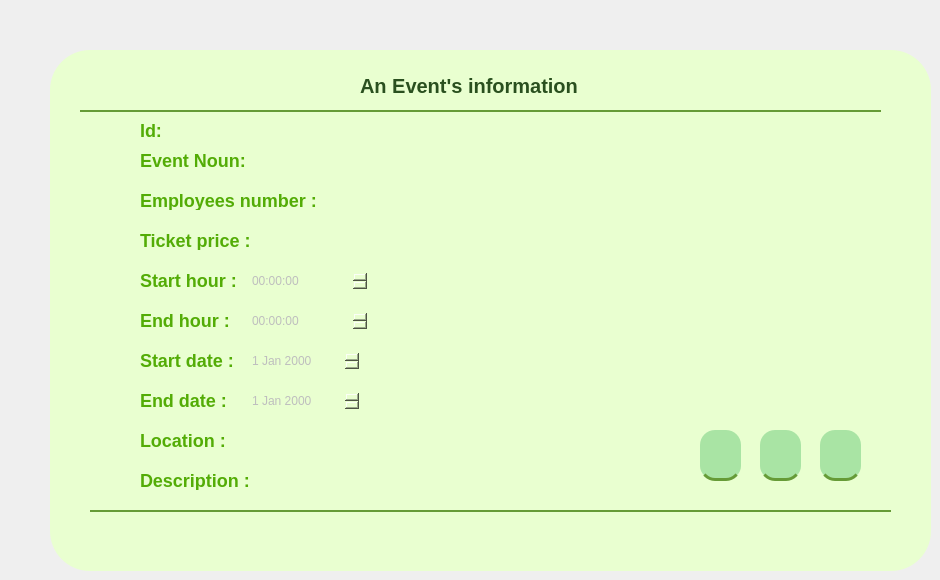
        <widget class="QWidget" name="page_3">
         <widget class="QWidget" name="widget_24" native="true">
          <property name="geometry">
           <rect>
            <x>50</x>
            <y>50</y>
            <width>881</width>
            <height>521</height>
           </rect>
          </property>
          <property name="styleSheet">
           <string notr="true">QWidget
{background-color:#E9FFD0;
border-radius: 40px;}</string>
          </property>
          <widget class="Line" name="t1">
           <property name="geometry">
            <rect>
             <x>30</x>
             <y>60</y>
             <width>801</width>
             <height>2</height>
            </rect>
           </property>
           <property name="styleSheet">
            <string notr="true">background-color:#669B37;
border-width: 1px;
border: 2px solid #669B37;
</string>
           </property>
           <property name="orientation">
            <enum>Qt::Horizontal</enum>
           </property>
          </widget>
          <widget class="Line" name="t2">
           <property name="geometry">
            <rect>
             <x>40</x>
             <y>460</y>
             <width>801</width>
             <height>2</height>
            </rect>
           </property>
           <property name="styleSheet">
            <string notr="true">background-color:#669B37;
border-width: 1px;
border: 2px solid #669B37;
</string>
           </property>
           <property name="orientation">
            <enum>Qt::Horizontal</enum>
           </property>
          </widget>
          <widget class="QPushButton" name="supprimer_event">
           <property name="geometry">
            <rect>
             <x>770</x>
             <y>380</y>
             <width>41</width>
             <height>51</height>
            </rect>
           </property>
           <property name="styleSheet">
            <string notr="true">QPushButton{/* Rectangle 9 */

position: absolute;
width: 1200px;
height: 649px;

background: #A9E4A4;
border: none;

/* Events */

position: absolute;
width: 63px;
height: 32px;

font-family: 'Athiti';
font-style: normal;
font-weight: 700;
font-size: 20px;
line-height: 32px;
/* identical to box height */
text-align: center;

color: #2A501F;
border-radius:15px;
border-bottom:3px solid #669B37;
}

QPushButton:hover{
position: absolute;
width: 185px;
height: 56px;

background: #8BD086;
box-shadow: 0px 4px 4px rgba(0, 0, 0, 0.25);
}</string>
           </property>
           <property name="text">
            <string/>
           </property>
           <property name="icon">
            <iconset resource="resources.qrc">
             <normaloff>:/images/images/delete.png</normaloff>:/images/images/delete.png</iconset>
           </property>
           <property name="iconSize">
            <size>
             <width>30</width>
             <height>30</height>
            </size>
           </property>
          </widget>
          <widget class="QPushButton" name="pdfevent">
           <property name="geometry">
            <rect>
             <x>710</x>
             <y>380</y>
             <width>41</width>
             <height>51</height>
            </rect>
           </property>
           <property name="styleSheet">
            <string notr="true">QPushButton{/* Rectangle 9 */

position: absolute;
width: 1200px;
height: 649px;

background: #A9E4A4;
border: none;

/* Events */

position: absolute;
width: 63px;
height: 32px;

font-family: 'Athiti';
font-style: normal;
font-weight: 700;
font-size: 20px;
line-height: 32px;
/* identical to box height */
text-align: center;

color: #2A501F;
border-radius:15px;
border-bottom:3px solid #669B37;
}

QPushButton:hover{
position: absolute;
width: 185px;
height: 56px;

background: #8BD086;
box-shadow: 0px 4px 4px rgba(0, 0, 0, 0.25);
}</string>
           </property>
           <property name="text">
            <string/>
           </property>
           <property name="icon">
            <iconset resource="resources.qrc">
             <normaloff>:/images/images/pdf.png</normaloff>:/images/images/pdf.png</iconset>
           </property>
           <property name="iconSize">
            <size>
             <width>30</width>
             <height>30</height>
            </size>
           </property>
          </widget>
          <widget class="QPushButton" name="updateEvent">
           <property name="geometry">
            <rect>
             <x>650</x>
             <y>380</y>
             <width>41</width>
             <height>51</height>
            </rect>
           </property>
           <property name="styleSheet">
            <string notr="true">QPushButton{/* Rectangle 9 */

position: absolute;
width: 1200px;
height: 649px;

background: #A9E4A4;
border: none;

/* Events */

position: absolute;
width: 63px;
height: 32px;

font-family: 'Athiti';
font-style: normal;
font-weight: 700;
font-size: 20px;
line-height: 32px;
/* identical to box height */
text-align: center;

color: #2A501F;
border-radius:15px;
border-bottom:3px solid #669B37;
}

QPushButton:hover{
position: absolute;
width: 185px;
height: 56px;

background: #8BD086;
box-shadow: 0px 4px 4px rgba(0, 0, 0, 0.25);
}</string>
           </property>
           <property name="text">
            <string/>
           </property>
           <property name="icon">
            <iconset resource="resources.qrc">
             <normaloff>:/images/images/modifier.png</normaloff>:/images/images/modifier.png</iconset>
           </property>
           <property name="iconSize">
            <size>
             <width>30</width>
             <height>30</height>
            </size>
           </property>
          </widget>
          <widget class="QLabel" name="titlr">
           <property name="geometry">
            <rect>
             <x>310</x>
             <y>20</y>
             <width>261</width>
             <height>31</height>
            </rect>
           </property>
           <property name="styleSheet">
            <string notr="true">color: #2A501F;
font-family: 'Athiti';
font-style: normal;
font-weight: 700;
font-size: 20px;
background-color: none;</string>
           </property>
           <property name="text">
            <string>An Event's information</string>
           </property>
          </widget>
          <widget class="QLabel" name="label_36">
           <property name="geometry">
            <rect>
             <x>90</x>
             <y>260</y>
             <width>111</width>
             <height>20</height>
            </rect>
           </property>
           <property name="styleSheet">
            <string notr="true">QLabel
{
color :#53AC06;
font-family: 'Athiti';
font-style: normal;
font-weight: 700;
font-size: 18px;
}</string>
           </property>
           <property name="text">
            <string>End hour :</string>
           </property>
          </widget>
          <widget class="QLabel" name="label_35">
           <property name="geometry">
            <rect>
             <x>90</x>
             <y>220</y>
             <width>111</width>
             <height>20</height>
            </rect>
           </property>
           <property name="styleSheet">
            <string notr="true">QLabel
{
color :#53AC06;
font-family: 'Athiti';
font-style: normal;
font-weight: 700;
font-size: 18px;
}</string>
           </property>
           <property name="text">
            <string>Start hour :</string>
           </property>
          </widget>
          <widget class="QLabel" name="label_32">
           <property name="geometry">
            <rect>
             <x>90</x>
             <y>100</y>
             <width>121</width>
             <height>20</height>
            </rect>
           </property>
           <property name="styleSheet">
            <string notr="true">QLabel
{
color :#53AC06;
font-family: 'Athiti';
font-style: normal;
font-weight: 700;
font-size: 18px;
}</string>
           </property>
           <property name="text">
            <string>Event Noun:</string>
           </property>
          </widget>
          <widget class="QLabel" name="label_33">
           <property name="geometry">
            <rect>
             <x>90</x>
             <y>140</y>
             <width>201</width>
             <height>20</height>
            </rect>
           </property>
           <property name="styleSheet">
            <string notr="true">QLabel
{
color :#53AC06;
font-family: 'Athiti';
font-style: normal;
font-weight: 700;
font-size: 18px;
}</string>
           </property>
           <property name="text">
            <string>Employees number :</string>
           </property>
          </widget>
          <widget class="QLabel" name="label_34">
           <property name="geometry">
            <rect>
             <x>90</x>
             <y>180</y>
             <width>131</width>
             <height>20</height>
            </rect>
           </property>
           <property name="styleSheet">
            <string notr="true">QLabel
{
color :#53AC06;
font-family: 'Athiti';
font-style: normal;
font-weight: 700;
font-size: 18px;
}</string>
           </property>
           <property name="text">
            <string>Ticket price :</string>
           </property>
          </widget>
          <widget class="QLineEdit" name="nount">
           <property name="enabled">
            <bool>false</bool>
           </property>
           <property name="geometry">
            <rect>
             <x>220</x>
             <y>100</y>
             <width>281</width>
             <height>22</height>
            </rect>
           </property>
          </widget>
          <widget class="QLineEdit" name="nbt">
           <property name="enabled">
            <bool>false</bool>
           </property>
           <property name="geometry">
            <rect>
             <x>300</x>
             <y>140</y>
             <width>281</width>
             <height>22</height>
            </rect>
           </property>
          </widget>
          <widget class="QLineEdit" name="pricet">
           <property name="enabled">
            <bool>false</bool>
           </property>
           <property name="geometry">
            <rect>
             <x>220</x>
             <y>180</y>
             <width>281</width>
             <height>22</height>
            </rect>
           </property>
          </widget>
          <widget class="QLabel" name="label_37">
           <property name="geometry">
            <rect>
             <x>90</x>
             <y>300</y>
             <width>111</width>
             <height>20</height>
            </rect>
           </property>
           <property name="styleSheet">
            <string notr="true">QLabel
{
color :#53AC06;
font-family: 'Athiti';
font-style: normal;
font-weight: 700;
font-size: 18px;
}</string>
           </property>
           <property name="text">
            <string>Start date :</string>
           </property>
          </widget>
          <widget class="QLabel" name="label_38">
           <property name="geometry">
            <rect>
             <x>90</x>
             <y>340</y>
             <width>111</width>
             <height>20</height>
            </rect>
           </property>
           <property name="styleSheet">
            <string notr="true">QLabel
{
color :#53AC06;
font-family: 'Athiti';
font-style: normal;
font-weight: 700;
font-size: 18px;
}</string>
           </property>
           <property name="text">
            <string>End date :</string>
           </property>
          </widget>
          <widget class="QLabel" name="label_39">
           <property name="geometry">
            <rect>
             <x>90</x>
             <y>380</y>
             <width>121</width>
             <height>20</height>
            </rect>
           </property>
           <property name="styleSheet">
            <string notr="true">QLabel
{
color :#53AC06;
font-family: 'Athiti';
font-style: normal;
font-weight: 700;
font-size: 18px;
}</string>
           </property>
           <property name="text">
            <string>Location :</string>
           </property>
          </widget>
          <widget class="QLineEdit" name="locationt">
           <property name="enabled">
            <bool>false</bool>
           </property>
           <property name="geometry">
            <rect>
             <x>200</x>
             <y>380</y>
             <width>281</width>
             <height>22</height>
            </rect>
           </property>
          </widget>
          <widget class="QLabel" name="label_40">
           <property name="geometry">
            <rect>
             <x>90</x>
             <y>420</y>
             <width>121</width>
             <height>20</height>
            </rect>
           </property>
           <property name="styleSheet">
            <string notr="true">QLabel
{
color :#53AC06;
font-family: 'Athiti';
font-style: normal;
font-weight: 700;
font-size: 18px;
}</string>
           </property>
           <property name="text">
            <string>Description :</string>
           </property>
          </widget>
          <widget class="QLineEdit" name="descriptiont">
           <property name="enabled">
            <bool>false</bool>
           </property>
           <property name="geometry">
            <rect>
             <x>220</x>
             <y>420</y>
             <width>281</width>
             <height>22</height>
            </rect>
           </property>
          </widget>
          <widget class="QLabel" name="label_41">
           <property name="geometry">
            <rect>
             <x>90</x>
             <y>70</y>
             <width>121</width>
             <height>20</height>
            </rect>
           </property>
           <property name="styleSheet">
            <string notr="true">QLabel
{
color :#53AC06;
font-family: 'Athiti';
font-style: normal;
font-weight: 700;
font-size: 18px;
}</string>
           </property>
           <property name="text">
            <string>Id:</string>
           </property>
          </widget>
          <widget class="QLineEdit" name="idt">
           <property name="enabled">
            <bool>false</bool>
           </property>
           <property name="geometry">
            <rect>
             <x>220</x>
             <y>70</y>
             <width>281</width>
             <height>22</height>
            </rect>
           </property>
          </widget>
          <widget class="QTimeEdit" name="eht">
           <property name="enabled">
            <bool>false</bool>
           </property>
           <property name="geometry">
            <rect>
             <x>200</x>
             <y>260</y>
             <width>118</width>
             <height>22</height>
            </rect>
           </property>
          </widget>
          <widget class="QTimeEdit" name="sht">
           <property name="enabled">
            <bool>false</bool>
           </property>
           <property name="geometry">
            <rect>
             <x>200</x>
             <y>220</y>
             <width>118</width>
             <height>22</height>
            </rect>
           </property>
          </widget>
          <widget class="QDateEdit" name="sdt">
           <property name="enabled">
            <bool>false</bool>
           </property>
           <property name="geometry">
            <rect>
             <x>200</x>
             <y>300</y>
             <width>110</width>
             <height>22</height>
            </rect>
           </property>
          </widget>
          <widget class="QDateEdit" name="edt">
           <property name="enabled">
            <bool>false</bool>
           </property>
           <property name="geometry">
            <rect>
             <x>200</x>
             <y>340</y>
             <width>110</width>
             <height>22</height>
            </rect>
           </property>
          </widget>
         </widget>
        </widget>
